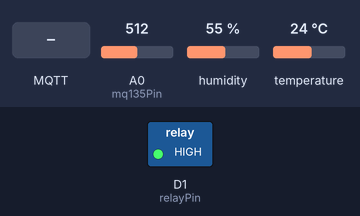
Bench run of a sketch on a simulated ESP8266 (NodeMCU). On the bench: switched loads named in the sketch (green lamp = pin HIGH). Inputs (shaded band) come from the test bench; at power-on: A0 (mq135Pin) = 512, humidity 55 %, temperature 24 °C. WiFi joins after 1.5 s; servers stay silent unless stated; EEPROM starts erased; no MQTT or app messages arrive unless stated; what the sketch prints to the serial monitor is not drawn.

Above: at 2.8 s.
2.9 s: MQTT message "289669_update" arrives on the first subscribed topic
At 3.9 s:
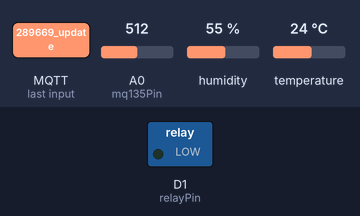
4.4 s: MQTT message "1" arrives on the first subscribed topic
5.9 s: MQTT message "0" arrives on the first subscribed topic
Timing chart, 0 to 8.9 s (numbered marks = the images above; inputs shaded):
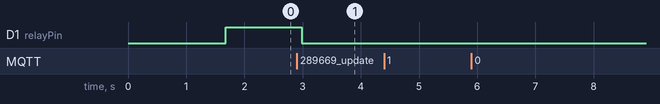

The sketch:

SKIH31113_FINAL_289669_ARDUINO.ino
```cpp
#include <EEPROM.h>            // Library for reading and writing to EEPROM
#include <ESP8266WiFi.h>       // Library for WiFi functionality on ESP8266
#include <ESP8266WebServer.h>  // Library for creating a web server on ESP8266
#include <DHT.h>               // Library for DHT sensor
#include <PubSubClient.h>      // Library for MQTT functionality
#include <ArduinoJson.h>       // Library for JSON handling

#define DHTPIN D4                 // Define the pin where the DHT sensor is connected
#define DHTTYPE DHT11             // Define the type of DHT sensor
DHT dht(DHTPIN, DHTTYPE);         // Initialize the DHT sensor

ESP8266WebServer server(80);      // Create a web server object on port 80
String ssid, password, deviceID;  // Variables to store WiFi credentials and device ID
String content;                   // Variable to store HTML content
float temperature, humidity;      // Variables to store temperature and humidity readings

const int relayPin = 5;                     // GPIO5 (D1) for relay control
bool relayState = LOW;                      // Initial relay state
bool manualRelayControl = false;            // Flag to indicate manual relay control
bool isAPMode = false;                      // Flag to indicate if the ESP is in AP mode
const char* mqtt_server = "152.42.250.12";  // MQTT server IP address
unsigned long lastMillis = 0;              // Timer for periodic tasks
const long interval = 30000;               // 30 seconds interval for sensor readings and updates
bool reset = false;                        // Flag for resetting the time to update configuration

WiFiClient espClient;
PubSubClient client(espClient);   // MQTT client object

float tempThreshold = 35.0;                   // Default temperature threshold
float humThreshold = 90.0;                    // Default humidity threshold
float co2Threshold = 500.0;                   // Default CO2 threshold
const int mq135Pin = A0;                      // Analog pin for MQ-135 sensor

void setup() {
  Serial.begin(115200);  // Initialize serial communication
  EEPROM.begin(512);     // Initialize EEPROM with 512 bytes of space
  delay(100);

  pinMode(relayPin, OUTPUT);           // Set relay pin as an output
  digitalWrite(relayPin, relayState);  // Set initial relay state

  readData();   // Read stored data from EEPROM
  dht.begin();  // Initialize the DHT sensor

  if (!testWiFi()) {  // Test WiFi connection
    // Setup Access Point mode if WiFi connection fails
    const char* ssidap = "NodeMCU-AP";
    const char* passap = "";
    WiFi.mode(WIFI_AP);
    WiFi.softAP(ssidap, passap);
    Serial.print("AP mode: http://");
    Serial.println(WiFi.softAPIP());
    isAPMode = true;
    createWebServer();
    server.begin();
  }

  client.setServer(mqtt_server, 1883);  // Set MQTT server
  client.setCallback(callback);         // Set callback function for MQTT
}

void loop() {
  server.handleClient();  // Handle incoming web server client requests
  if (!client.connected()) {
    reconnect();  // Connect to the MQTT server and check if disconnect
  }
  client.loop();  // Get message from MQTT with the subscribe topic

  if (relayState) {
    digitalWrite(relayPin, HIGH);  // Keep relay on if relayState is true
  }

  unsigned long currentMillis = millis();
  if (currentMillis - lastMillis >= interval || reset) { //Send data every 30seconds or there are update to eeprom
    reset = false;
    lastMillis = currentMillis;

    if (!isAPMode) {  // Only read and print sensor data if not in AP mode
      int sensorValue = analogRead(mq135Pin);  // Read analog value from MQ-135 sensor
      float voltage = sensorValue * (5.0 / 1023.0);  // Convert analog value to voltage
      float co2Concentration = voltage * 200;  // Convert voltage to CO2 concentration
      humidity = dht.readHumidity();  // Read humidity from DHT sensor
      temperature = dht.readTemperature();  // Read temperature from DHT sensor

      Serial.print("CO2 Concentration: ");
      Serial.print(co2Concentration);
      Serial.println(" ppm");
      Serial.print("Humidity: ");
      Serial.print(humidity);
      Serial.println(" %");
      Serial.print("Temperature: ");
      Serial.print(temperature);
      Serial.println(" °C");

      if (!manualRelayControl) {  // Check if relay control is not manual controlled
        if (temperature > tempThreshold || humidity > humThreshold || co2Concentration > co2Threshold) {
          digitalWrite(relayPin, HIGH);  // Turn on the relay if conditions are met
          relayState = true;             // Update relay state to true
        } else {
          digitalWrite(relayPin, LOW);  // Turn off the relay if conditions are not met
          relayState = false;           // Update relay state to false
        }
      }

      if (WiFi.status() == WL_CONNECTED) {
        //Store the message sending to the MQTT in Json format
        StaticJsonDocument<256> doc;
        doc["temp"] = temperature;
        doc["humi"] = humidity;
        doc["concentration"] = co2Concentration;
        doc["ssid"] = ssid;
        doc["password"] = password;
        doc["deviceID"] = deviceID;
        doc["relayState"] = relayState;
        doc["humiThreshold"] = humThreshold;
        doc["tempThreshold"] = tempThreshold;
        doc["co2Threshold"] = co2Threshold;
        String a;
        serializeJson(doc, a);
        Serial.println("Data sent to MQTT server successfully");
        client.publish("289669_store", a.c_str());
      } else {
        Serial.println("WiFi disconnected");
      }
      checkWiFiConnection();  // Check WiFi connection status and handle reconnection
    }
  }
}

void callback(char* topic, byte* payload, unsigned int length) {
  //This function receive message from MQTT when there are subscribed topic
  Serial.println("Received MQTT message");
  if (String(topic) == "289669_update") {
    StaticJsonDocument<1024> doc;
    DeserializationError error = deserializeJson(doc, payload, length);
    if (error) {
      Serial.print(F("deserializeJson() failed: "));
      Serial.println(error.f_str());
      return;
    }
    //Get only needed data
    if (doc.containsKey("tempThreshold")) {
      tempThreshold = doc["tempThreshold"].as<float>();
    }
    if (doc.containsKey("humiThreshold")) {
      humThreshold = doc["humiThreshold"].as<float>();
    }
    if (doc.containsKey("co2Threshold")) {
      co2Threshold = doc["co2Threshold"].as<float>();
    }
    if (doc.containsKey("relayState")) {
      relayState = doc["relayState"].as<bool>();
      digitalWrite(relayPin, relayState ? HIGH : LOW);  // Update relay pin state
    }
    if (doc.containsKey("manualRelayControl")) {
      manualRelayControl = doc["manualRelayControl"].as<bool>();
    }

    writeData(ssid, password, deviceID, relayState, tempThreshold, humThreshold, co2Threshold);

    Serial.println("Updated configuration from MQTT:");
    Serial.print("Temp Threshold: ");
    Serial.println(tempThreshold);
    Serial.print("Humidity Threshold: ");
    Serial.println(humThreshold);
    Serial.print("CO2 Threshold: ");
    Serial.println(co2Threshold);
    Serial.print("Relay State: ");
    Serial.println(relayState ? "ON" : "OFF");
    Serial.print("Manual Relay Control: ");
    Serial.println(manualRelayControl);
    reset = true;
  }
}

bool reconnect() {
  while (!client.connected() && !isAPMode) {
    //Only connect to MQTT server when there are wifi and MQTT server not connected
    Serial.print("Attempting MQTT connection...");
    if (client.connect("123")) {
      Serial.println("connected");
      if(client.subscribe("289669_update")){
        Serial.println("Subscribed to topic successfully.");
      }
      return true;
    } else {
      //Reconnect every 3seconds if failed to connect to MQTT server
      Serial.print("failed, rc=");
      Serial.print(client.state());
      Serial.println(" try again in 3 seconds");
      delay(3000);
      return false;
    }
  }
  return false;
}

void createWebServer() {
  server.on("/", []() {
    String content = R"=====(
      <!DOCTYPE HTML>
      <html>
      <head>
        <title>Access Point Mode</title>
        <meta name="viewport" content="width=device-width, initial-scale=1">
        <style>
          html { font-family: Arial; display: inline-block; margin: 0px auto; text-align: center; }
          h1 { font-size: 2.5rem; color: #333; }
          h2 { font-size: 2.0rem; color: #555; }
          p { font-size: 1.5rem; color: #666; }
          label { font-size: 1.2rem; color: #444; }
          input[type='text'], input[type='password'] { font-size: 1.2rem; padding: 10px; margin: 10px 0; width: 80%; }
          input[type='submit'] { font-size: 1.5rem; padding: 10px 20px; }
        </style>
      </head>
      <body>
        <h1>ESP8266 Access Point</h1>
        <h2>Configuration Portal</h2>
        <p>Enter your WiFi credentials and device ID:</p>
        <form action="/store" method="POST">
          <label for="ssid">SSID:</label><br>
          <input type="text" id="ssid" name="ssid"><br>
          <label for="password">Password:</label><br>
          <input type="password" id="password" name="password"><br>
          <label for="deviceID">Device ID:</label><br>
          <input type="text" id="deviceID" name="deviceID"><br><br>
          <input type="submit" value="Submit">
        </form>
      </body>
      </html>
      )=====";
    server.send(200, "text/html", content);  // Send HTML content to the client
  });

  server.on("/store", []() {
    String content = R"=====(
      <!DOCTYPE HTML>
      <html>
        <body>
          <h1>New Internet configuration updated. ESP module will restart soon.</h1>
        </body>
      </html>
      )=====";
    String ssid = server.arg("ssid");  // Get SSID from the form
    String password = server.arg("password");  // Get password from the form
    String deviceID = server.arg("deviceID");  // Get device ID from the form

    writeData(ssid, password, deviceID, relayState, tempThreshold, humThreshold, co2Threshold);  // Write data to EEPROM
    server.send(200, "text/html", content);  // Send confirmation message to the client
    delay(1000);  // Short delay before restarting
    ESP.restart();  // Restart the ESP module
  });
}

void readData() {
  ssid = readStringFromEEPROM(0);  // Read SSID from EEPROM starting at address 0
  password = readStringFromEEPROM(64);  // Read password from EEPROM starting at address 64
  deviceID = readStringFromEEPROM(128);  // Read device ID from EEPROM starting at address 128
  relayState = EEPROM.read(192);  // Read relay state from EEPROM at address 192
  EEPROM.get(193, tempThreshold);  // Read temperature threshold from EEPROM starting at address 193
  EEPROM.get(197, humThreshold);  // Read humidity threshold from EEPROM starting at address 197
  EEPROM.get(201, co2Threshold);  // Read CO2 threshold from EEPROM starting at address 201
  Serial.println("Data read from EEPROM:");
  Serial.println("SSID: " + ssid);
  Serial.println("Password: " + password);
  Serial.println("Device ID: " + deviceID);
  Serial.println("Relay State: " + String(relayState));
  Serial.println("Temp Threshold: " + String(tempThreshold));
  Serial.println("Humidity Threshold: " + String(humThreshold));
  Serial.println("CO2 Threshold: " + String(co2Threshold));
}

void writeData(String ssid, String password, String deviceID, bool relayState, float tempThreshold, float humThreshold, float co2Threshold) {
  writeStringToEEPROM(0, ssid);  // Write SSID to EEPROM starting at address 0
  writeStringToEEPROM(64, password);  // Write password to EEPROM starting at address 64
  writeStringToEEPROM(128, deviceID);  // Write device ID to EEPROM starting at address 128
  EEPROM.write(192, relayState);  // Write relay state to EEPROM at address 192
  EEPROM.put(193, tempThreshold);  // Write temperature threshold to EEPROM starting at address 193
  EEPROM.put(197, humThreshold);  // Write humidity threshold to EEPROM starting at address 197
  EEPROM.put(201, co2Threshold);  // Write CO2 threshold to EEPROM starting at address 201
  EEPROM.commit();  // Commit changes to EEPROM
  Serial.println("Data written to EEPROM:");
  Serial.println("SSID: " + ssid);
  Serial.println("Password: " + password);
  Serial.println("Device ID: " + deviceID);
  Serial.println("Relay State: " + String(relayState));
  Serial.println("Temp Threshold: " + String(tempThreshold));
  Serial.println("Humidity Threshold: " + String(humThreshold));
  Serial.println("CO2 Threshold: " + String(co2Threshold));
}

String readStringFromEEPROM(int startAddress) {
  char data[64];  // Buffer to store the read string
  for (int i = 0; i < sizeof(data); i++) {
    data[i] = EEPROM.read(startAddress + i);  // Read each character from EEPROM
  }
  return String(data);  // Convert the character array to a String
}

void writeStringToEEPROM(int startAddress, String value) {
  char data[64];  // Buffer to store the string to be written
  value.toCharArray(data, sizeof(data));  // Convert the String to a character array
  for (int i = 0; i < sizeof(data); i++) {
    EEPROM.write(startAddress + i, data[i]);  // Write each character to EEPROM
  }
}

bool testWiFi() {
  int c = 0;
  Serial.println("Waiting for WiFi to connect");
  WiFi.mode(WIFI_STA);  // Set WiFi mode to station
  WiFi.begin(ssid.c_str(), password.c_str());  // Start WiFi connection
  while (c < 20) {  // Try to connect for 20 attempts
    if (WiFi.status() == WL_CONNECTED) {  // Check if connected
      Serial.println("Connected to WiFi");
      Serial.print("Local IP: ");
      Serial.println(WiFi.localIP());  // Print local IP address
      return true;  // Return true if connected
    }
    delay(500);  // Delay for 500 milliseconds
    Serial.print(".");
    c++;
  }
  Serial.println("Failed to connect to WiFi");
  return false;  // Return false if not connected
}

void checkWiFiConnection() {
  if (WiFi.status() != WL_CONNECTED) {  // Check if WiFi is disconnected
    Serial.println("Reconnecting to WiFi...");
    WiFi.begin(ssid.c_str(), password.c_str());  // Attempt to reconnect
    int retryCount = 0;
    while (WiFi.status() != WL_CONNECTED && retryCount < 20) {  // Try to reconnect for 20 attempts
      delay(500);  // Delay for 500 milliseconds
      Serial.print(".");
      retryCount++;
    }
    if (WiFi.status() == WL_CONNECTED) {
      Serial.println("Reconnected to WiFi");
    } else {
      Serial.println("Failed to reconnect to WiFi");
    }
  }
}
```

Measured:
- after the input at 2.9 s, D1 (relayPin): HIGH → LOW after 0.08 s
- after the input at 4.4 s, every drawn part: stays the same
- after the input at 5.9 s, every drawn part: stays the same
